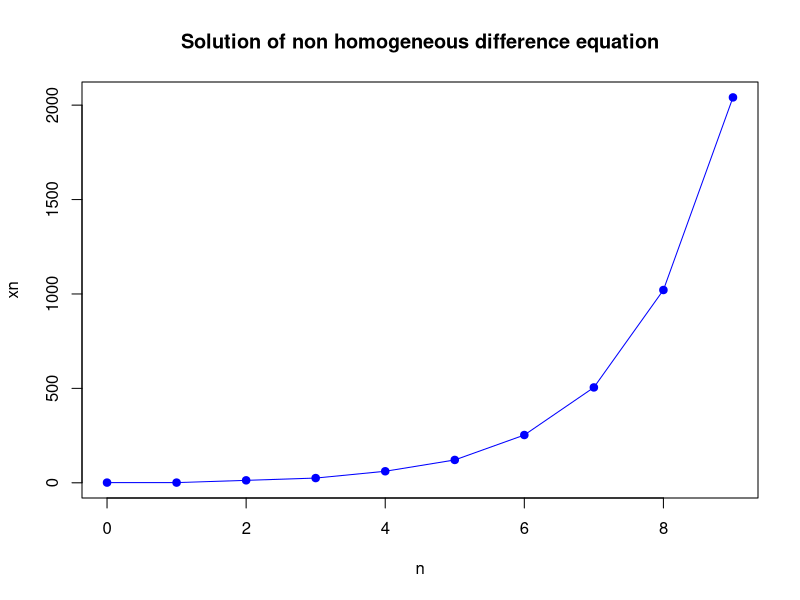

Source code (R):
#Solving non homogeneous difference equation
#Venus Chaudhary 22201012022
solve_difference_equation=function(p,q,n,initial_values,f){
  x0=initial_values[1];
  x1=initial_values[2];
  
  x=numeric(n);
  x[1]=x0;
  x[2]=x1;
  
  for(i in 3:n){
    x[i]=p*x[i-1]-q*x[i-2]+f(n);
  }
  return(x)
}

f=function(n){
  return(n)
}

p=1;
q=-2;
initial_values=c(1,1);
n=10;

solution=solve_difference_equation(p,q,n,initial_values,f)

cat("the solution is : ",solution,"\n");

plot(0:(n-1),solution,xlab="n",ylab="xn",col="blue",
     main="Solution of non homogeneous difference equation",type="o",pch=19)

